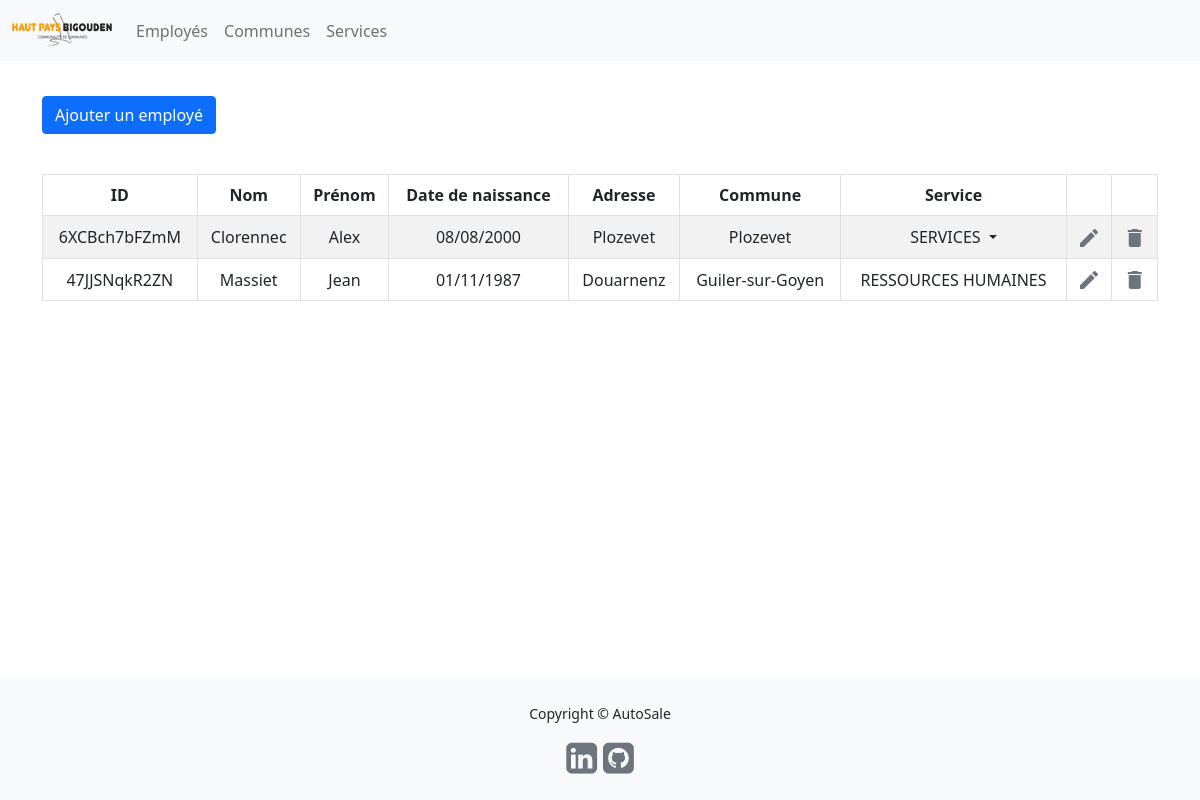
The app's page /employe/ with its own data.
### tables this page shows
CREATE TABLE Employe (employeId VARCHAR(100) PRIMARY KEY,communeId INTEGER,nom VARCHAR(50),prenom VARCHAR(50),ddn DATE,adresse VARCHAR(100),FOREIGN KEY(communeId) REFERENCES Commune);

CREATE TABLE Commune (communeId INTEGER PRIMARY KEY,nom VARCHAR(50),cdp VARCHAR(50));

CREATE TABLE Service (serviceId INTEGER PRIMARY KEY,nom VARCHAR(50));

### routes/employe.py (the view)
@employe.route('/')
def index():
    employes = lire_employes()
    employes = concat_employes(employes)
    return render_template("employe.index.html", employes=employes)

### db/src/dataBase.py (called while the page is built)
def r_requete(requete,remplacement=()):
    con = sql.connect(db)
    cur = con.cursor()
    cur.execute(requete,remplacement)
    return cur.fetchall()

### db/src/dataHandle.py (called while the page is built)
def concat_employes(employes:str):
    new_employes = employes
    for employe in new_employes:
        indexs = [new_employes.index(_employe) for _employe in new_employes if employe[0] in _employe]
        if len(indexs) > 1 :
            services = [new_employes[idx][6] for idx in indexs]
            [new_employes.pop(idx) for idx in reversed(indexs[1:])]
            new_employes[indexs[0]] = list(new_employes[indexs[0]])
            new_employes[indexs[0]][6] = services
            new_employes[indexs[0]] = tuple(new_employes[indexs[0]])
    return new_employes

### db/src/requests.py (called while the page is built)
def lire_all(table:str):
    return r_requete(f"SELECT * FROM {table}")

def lire_employes(): return lire_all("Employe_full")

### templates/employe.index.html (shortened to what this page needs)
{% extends "template.html" %}
{% block content %}
<a href="{{ url_for('employe.add') }}" class="btn btn-primary">Ajouter un employé</a>
<table class="table table-striped table-bordered mx-auto" style="margin-top: 5vh;">
    <thead>
    <tr>
        <th scope="col" class="text-center">ID</th>
        <th scope="col" class="text-center">Nom</th>
        <th scope="col" class="text-center">Prénom</th>
        <th scope="col" class="text-center">Date de naissance</th>
        <th scope="col" class="text-center">Adresse</th>
        <th scope="col" class="text-center">Commune</th>
        <th scope="col" class="text-center">Service</th>
        <th scope="col"></th>
        <th scope="col"></th>
    </tr>
    </thead>
    <tbody>
        {%for employe in employes%}
        <tr>
            <td class="text-center align-middle"> {{ employe[0] }} </td>
            <td class="text-center align-middle"> {{ employe[1] }} </td>
            <td class="text-center align-middle"> {{ employe[2] }} </td>
            <td class="text-center align-middle"> {{ employe[3] }} </td>
            <td class="text-center align-middle"> {{ employe[4] }} </td>
            <td class="text-center align-middle"> {{ employe[5] }} </td>
            {% if employe[6].__class__.__name__ == 'list' %}
                <td class="text-center align-middle">
                    <div class="dropdown">
                        <p class="dropdown-toggle mb-0" data-bs-toggle="dropdown" aria-expanded="false">
                            SERVICES
                        </p>
                    </div>
                </td>
            {% else %}
                <td class="text-center align-middle"> {{ employe[6] }} </td>
            {% endif %}
            <td class="text-center">
                <a href="{{ url_for('employe.update', id=employe[0]) }}" aria-disabled="true">
                    <span class="material-icons align-middle text-secondary" >
                    </span>
                </a>
            </td>
            <td class="text-center">
                <a href="{{ url_for('employe.delete', id=employe[0]) }}">
                    <span class="material-icons align-middle text-secondary" >
                    </span>
                </a>
            </td>
        </tr>
        {%endfor%}
    </tbody>
</table>
{% endblock %}

### records on screen
Employe: employeId "6XCBch7bFZmM", nom "Clorennec", prenom "Alex", ddn "08/08/2000", adresse "Plozevet", nom "Plozevet"
Employe: employeId "47JJSNqkR2ZN", nom "Massiet", prenom "Jean", ddn "01/11/1987", adresse "Douarnenz", nom "Guiler-sur-Goyen", nom "RESSOURCES HUMAINES"
